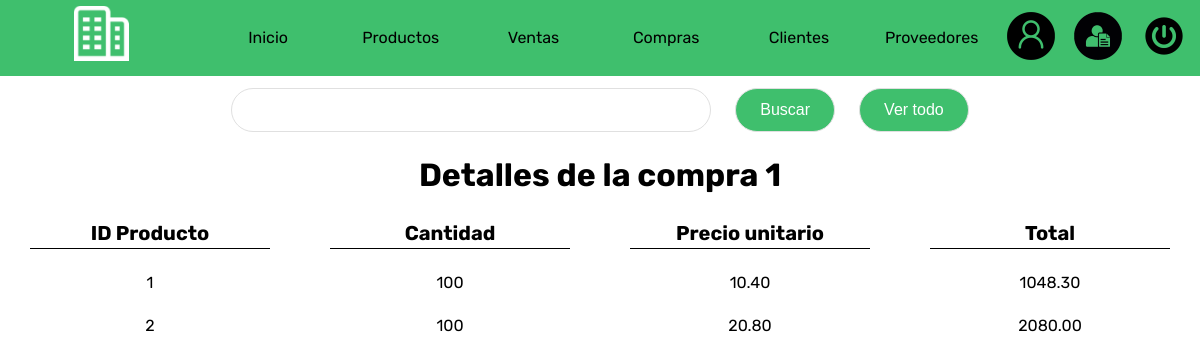
Page /detalles_compra.php?idCompra=1 (signed in) on the committed database.
### tables this page shows
CREATE TABLE `factura_compra` (
  `id_compra` int(6) NOT NULL,
  `id_producto` varchar(6) NOT NULL,
  `cantidad` int(4) DEFAULT NULL,
  `precio_unitario` decimal(9,2) DEFAULT NULL,
  `total` decimal(9,2) DEFAULT NULL
);

### Db/Con1Db.php (called while the page is built)
<?php
class Connection
{
    public static function conn1()
    {
        $mysqli = new mysqli('localhost', 'root','', 'erp');
        if($mysqli->connect_errno)
        {
            printf("Error en la conexion: %s\n", $mysqli->coneect_errno);
        }
        else
        {
            $mysqli->set_charset('utf8');
            return $mysqli;
        }
    }
}
?>

### Models/Datos1Model.php (called while the page is built, shortened)
<?php
class Datos
{
    private $mysqli;
    private $data;
    public function __construct()
    {
        $this->mysqli= Connection::conn1();
        $this->data=array();
    }
    public function getData1($sql)
    {
        $result = $this->mysqli->query($sql);
        while($rows=$result->fetch_object())
        {
            $this->data[]=$rows;
        }
        return $this->data;
    }
}
?>

### Controllers/FacturaCompraController1.php (the view)
<?php
$idCompra = $_GET['idCompra'];
if(file_exists("../Db/Con1Db.php"))
{
    require_once "../Db/Con1Db.php";
    require_once "../Models/Datos1Model.php";
}
elseif(file_exists("Db/Con1Db.php"))
{
    require_once "Db/Con1Db.php";
    require_once "Models/Datos1Model.php";
}
$objData = new Datos;
$buscaproducto = "select * from factura_compra where id_compra=$idCompra";
$data = $objData->getData1($buscaproducto);
if(empty($data))
{
    echo"
    <div class='bloque1'>
    No hay datos
    </div>
    ";
}else{
    echo"
    <div class='bloque0'>
        <div class='bloque1'>
            <h1>Detalles de la compra $idCompra</h1>
            <input type='hidden' name='idPedidoFacturaCompra' id='idPedidoFacturaCompra' value='$idCompra'>
        </div>
    </div>
    <div class='bloque0'>
    <div class='bloque1'><h1 class='border'>ID Producto</h1></div>
    <div class='bloque1'><h1 class='border'>Cantidad</h1></div>
    <div class='bloque1'><h1 class='border'>Precio unitario</h1></div>
    <div class='bloque1'><h1 class='border'>Total</h1></div>
    </div>
    ";
    foreach($data as $row)
    {
        echo"
        <div class='bloque0'>
            <div class='bloque1'>$row->id_producto</div>
            <div class='bloque1'>$row->cantidad</div>
            <div class='bloque1'>$row->precio_unitario</div>
            <div class='bloque1'>$row->total</div>
        </div>
        ";
    }
}
?>

### Assets/css/style.css (style rules this page uses)
* { padding: 0; margin: 0; box-sizing: border-box; font-family: 'Rubik', sans-serif; text-align: center; }
.bloque0 { display: flex; flex-direction: row; align-items: center; justify-content: center; width: 100%; padding: 1% 0; }
.bloque1 { display: flex; flex-direction: row; align-items: center; justify-content: center; width: 100%; }
.border { border-bottom: 1px solid black; padding: 1% 0; width: 80%; margin: 0 auto; }
h1.border { font-size: 2.5vh; text-align: center; }

### rows in the picture
factura_compra: id_producto "1", cantidad "100", precio_unitario "10.40", total "1048.30"
factura_compra: id_producto "2", cantidad "100", precio_unitario "20.80", total "2080.00"

### other values in the picture
$idCompra "1"
